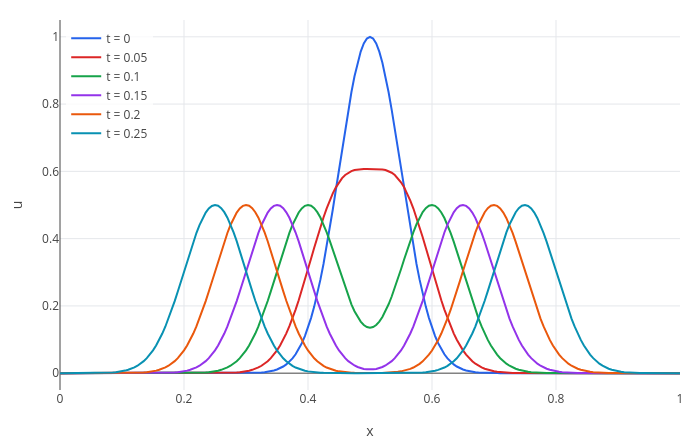

Notebook cell for this chart:
### Markdown cell above
## 1. Where the equation comes from

Think of the string as a row of beads of mass $m$ at distance $h$, joined by pieces of string under tension $\tau$.
Let $u_i$ be the sideways displacement of bead $i$. For small displacements the pull of a neighbour sideways is
$\tau$ times the slope of the string towards it, so Newton's law $m\,a = F$ gives

$$m\,\frac{d^2u_i}{dt^2} = \frac{\tau}{h}\,(u_{i-1} - 2u_i + u_{i+1}).$$

With mass per length $\rho = m/h$, letting $h \to 0$:

$$u_{tt} = c^2\, u_{xx}, \qquad c = \sqrt{\tau/\rho}.$$

Same right-hand side as the heat equation, but now it gives the **acceleration**, not the rate of change: a point that
lies below the average of its neighbours is pulled up, overshoots and swings back. The constant $c$ will turn out to
be the speed of the waves; a tighter or lighter string has faster waves.

Because the equation has a second time derivative, a solution needs two starting conditions: the shape $u(x, 0) = f(x)$
and the velocity $u_t(x, 0) = g(x)$. `wave(f, g, x, a, b, T)` solves it on $a \le x \le b$ up to time $T$, with the ends
held at 0. Here a bump is pushed out of a string at rest:

### Code cell
s = wave(exp(-200*(x - 1/2)^2), 0, x, 0, 1, 1/4);
pdeplot(s, "lines")

### Figure 1 — Plotly figure (JSON) as saved in the notebook; plotly's stock layout.template omitted (floating-point values rounded to 4 significant figures; data arrays with more than 128 entries replaced by an {"elided": "..."} marker saying what was removed)
{"data": [{"line": {"color": "#2563eb", "width": 2}, "mode": "lines", "name": "t = 0", "type": "scatter", "x": {"elided": "202 float values"}, "y": {"elided": "202 float values"}}, {"line": {"color": "#dc2626", "width": 2}, "mode": "lines", "name": "t = 0.05", "type": "scatter", "x": {"elided": "202 float values"}, "y": {"elided": "202 float values"}}, {"line": {"color": "#16a34a", "width": 2}, "mode": "lines", "name": "t = 0.1", "type": "scatter", "x": {"elided": "202 float values"}, "y": {"elided": "202 float values"}}, {"line": {"color": "#9333ea", "width": 2}, "mode": "lines", "name": "t = 0.15", "type": "scatter", "x": {"elided": "202 float values"}, "y": {"elided": "202 float values"}}, {"line": {"color": "#ea580c", "width": 2}, "mode": "lines", "name": "t = 0.2", "type": "scatter", "x": {"elided": "202 float values"}, "y": {"elided": "202 float values"}}, {"line": {"color": "#0891b2", "width": 2}, "mode": "lines", "name": "t = 0.25", "type": "scatter", "x": {"elided": "202 float values"}, "y": {"elided": "202 float values"}}], "layout": {"height": 440, "legend": {"bgcolor": "rgba(255,255,255,0.8)", "x": 0.01, "xanchor": "left", "y": 0.99, "yanchor": "top"}, "margin": {"b": 50, "l": 60, "r": 20, "t": 20}, "showlegend": true, "title": {"text": ""}, "width": 700, "xaxis": {"title": {"text": "x"}, "zeroline": true}, "yaxis": {"range": [-0.05, 1.05], "title": {"text": "u"}, "zeroline": true}}}
